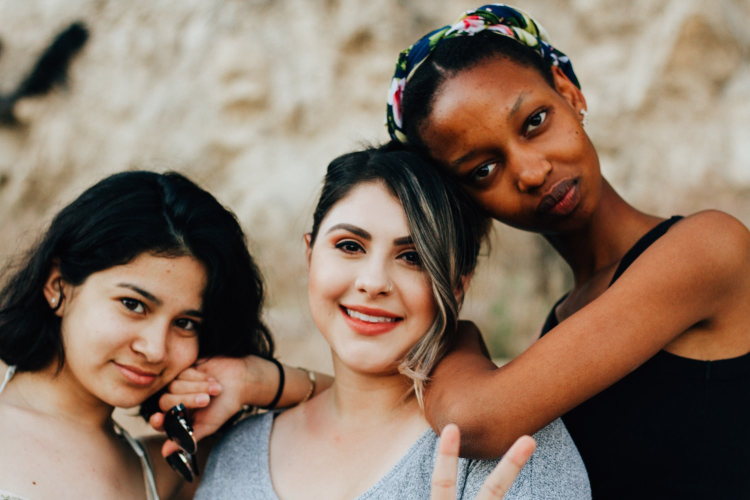
#> input picture Resources/lena.jpg, 1500 x 1000 px, given in place of lena.png, which was not available (shown at 1/2 size)
$ python chapter6-Joining_images.py
#> lines starting #> are read from the running program, lines starting #| are printed output that depends on the picture; pictures that were not available may be replaced by others from this repository, and a replacement may not be noted
import cv2
import numpy as np
img=cv2.imread("Resources/lena.png")
#> img is the input picture: shape (1000, 1500, 3); mean B, G, R 100.1, 116, 136.6

#defined a function by the tutor

def stackImages(scale, imgArray):
    rows = len(imgArray)
    cols = len(imgArray[0])
    rowsAvailable = isinstance(imgArray[0], list)
    width = imgArray[0][0].shape[1]
    height = imgArray[0][0].shape[0]
    if rowsAvailable:
        for x in range(0, rows):
            for y in range(0, cols):
                if imgArray[x][y].shape[:2] == imgArray[0][0].shape[:2]:
                    imgArray[x][y] = cv2.resize(imgArray[x][y], (0, 0), None, scale, scale)
                else:
                    imgArray[x][y] = cv2.resize(imgArray[x][y], (imgArray[0][0].shape[1], imgArray[0][0].shape[0]),
                                                None, scale, scale)
                if len(imgArray[x][y].shape) == 2: imgArray[x][y] = cv2.cvtColor(imgArray[x][y], cv2.COLOR_GRAY2BGR)
        imageBlank = np.zeros((height, width, 3), np.uint8)
        hor = [imageBlank] * rows
        hor_con = [imageBlank] * rows
        for x in range(0, rows):
            hor[x] = np.hstack(imgArray[x])
        ver = np.vstack(hor)
    else:
        for x in range(0, rows):
            if imgArray[x].shape[:2] == imgArray[0].shape[:2]:
                imgArray[x] = cv2.resize(imgArray[x], (0, 0), None, scale, scale)
            else:
                imgArray[x] = cv2.resize(imgArray[x], (imgArray[0].shape[1], imgArray[0].shape[0]), None, scale, scale)
            if len(imgArray[x].shape) == 2: imgArray[x] = cv2.cvtColor(imgArray[x], cv2.COLOR_GRAY2BGR)
        hor = np.hstack(imgArray)
        ver = hor
    return ver


img = cv2.imread('Resources/lena.png')
imgGray = cv2.cvtColor(img, cv2.COLOR_BGR2GRAY)
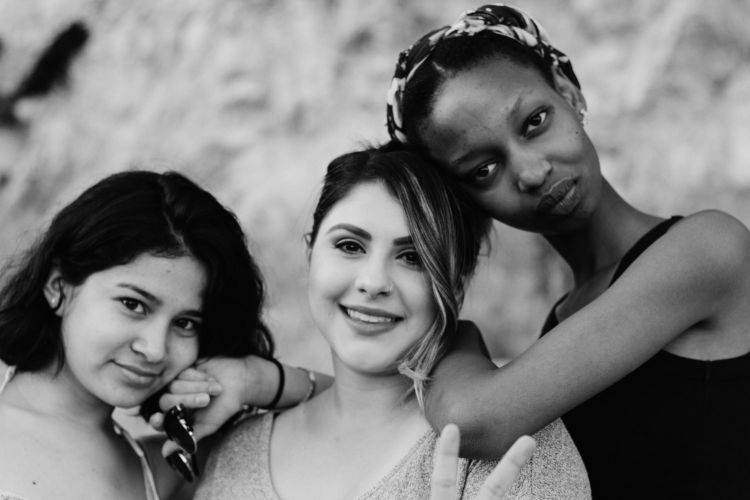
#> imgGray: shape (1000, 1500) (shown at 1/2 size); min 0, max 238, mean 120.4

imgStack = stackImages(0.3, ([img, imgGray, img], [img, img, img]))
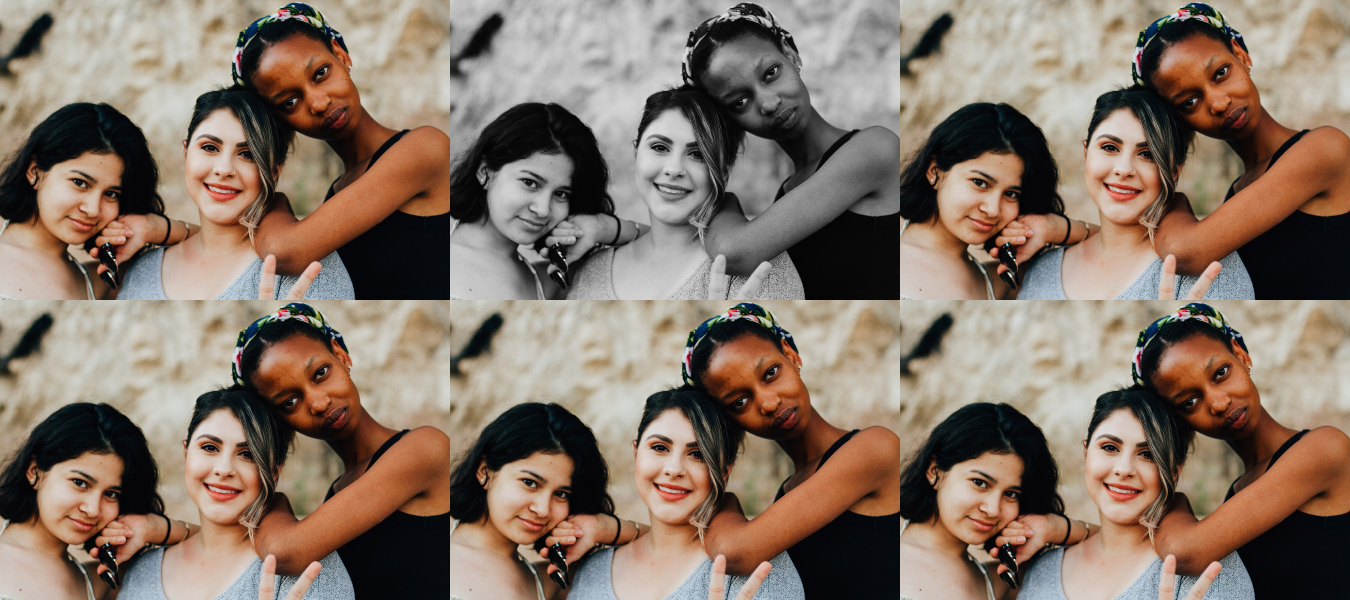
#> imgStack: shape (600, 1350, 3); mean B, G, R 103.4, 116.7, 133.8


"""in the below program there are some limitations like the image should have same number of channels
    we cannot modify the size of images and many more therefor we defined the above program."""
# #to stack the images horizontally
# img_hor=np.hstack((img,img))
# #to stack the images vertically
# img_ver=np.vstack((img,img))

# #showing the images
# cv2.imshow("var_jointimage",img_ver)
# cv2.imshow("hor_jointimage",img_hor)
cv2.imshow("Image stack",imgStack)
cv2.waitKey(0)
